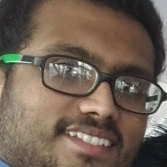
#> input picture FACES_self_dataset/s1/1 (1).jpg, 167 x 167 px; its folder holds only this picture in this run
$ python face_recognizer_self_dataset.py   (Python 2 division)
#> lines starting #> are read from the running program, lines starting #| are printed output that depends on the picture
import cv2
import numpy as np

face_height = 65
face_width = 65


def get_trainer_data():
	face_image = []
	name = []
	for i in range(1,3):
		for j in range(1,11):
			img = cv2.imread('FACES_self_dataset/s'+str(i)+'/'+str(j)+'.jpg',0)
			img = cv2.resize(img,(500,250))
			img = np.array(img,'uint8')
			img = np.transpose(img)
			#cv2.imshow('image',img)
			#cv2.waitKey(50)
			#print img
			faceCascade = cv2.CascadeClassifier("haarcascade_frontalface_default.xml")
			faces = faceCascade.detectMultiScale(img)

			for (x, y, w, h) in faces:
				print x,y,w,h
				face_only = img[y: y + h, x: x + w]
				face_only = cv2.resize(face_only,(face_height,face_width))
				face_image.append(face_only)

				#face_image = face_image.reshape(face_image.size,1)
				#print face_image

				name.append(i)

				#print name
				#face_image.append(face_only)
				#name.append(i)
				cv2.imshow("image",img)
				cv2.imshow("Adding faces to traning set...", img[y: y + h, x: x + w])
				cv2.waitKey(50)
		print 'saving data_Set....',i
	return face_image,name

def get_trainer_data_without_facedetect():
	face_image = []
	name = []
	for i in range(1,9):
		for j in range(1,11):

			face_only = cv2.imread('FACES_self_dataset/s'+str(i)+'/1 ('+str(j)+').jpg',0)
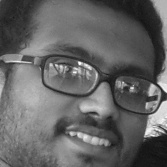
#> face_only: shape (167, 167); min 15, max 255, mean 100.3
			print face_only.shape
#| (167, 167)

			face_only = cv2.resize(face_only,(face_height,face_width))
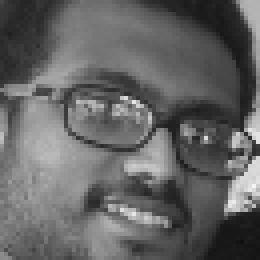
#> face_only: shape (65, 65) (shown 4 times larger); min 15, max 245, mean 100.1
			face_image.append(face_only)
			name.append(i)

			cv2.imshow("image",face_only)
			cv2.waitKey(500)

		print 'saving data_Set....',i
	return face_image,name


#face_image, name = get_trainer_data()
#> (the run stopped early here; a loop or call above may not have finished)

$ run again, on FACES_self_dataset/s2/1 (1).jpg
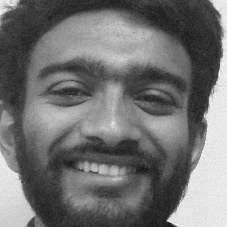
#> input picture FACES_self_dataset/s2/1 (1).jpg, 227 x 227 px, found by its file name
#> in get_trainer_data_without_facedetect, face_only is the input picture: shape (227, 227); min 10, max 254, mean 112.8
#| (227, 227)
#> in get_trainer_data_without_facedetect, `face_only = cv2.resize(face_only,(face_height,face_width))`:
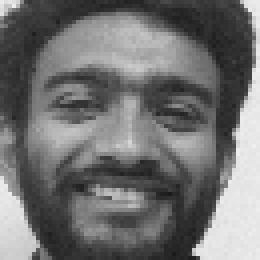
#> face_only: shape (65, 65) (shown 4 times larger); min 25, max 239, mean 112.7
